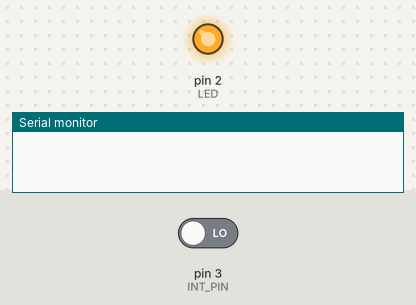
A sketch run on a simulated Arduino Uno, built with avr-gcc and run on an emulated ATmega328P. Parts: output pins drawn as LEDs (lit = HIGH), the last lines printed to the serial monitor. The inputs (shaded band) are chosen by the test bench; at power-on: pin 3 (INT_PIN) LOW.

Above: at 1.2 s.
1.3 s: pin 3 (INT_PIN) driven HIGH
At 4.6 s:
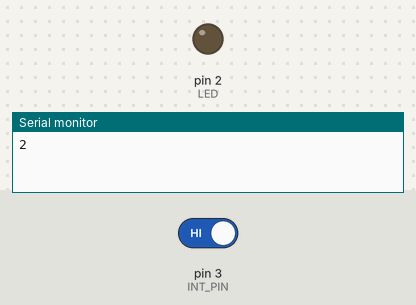
Timing chart, 0 to 10.3 s (numbered marks = the images above; inputs shaded):
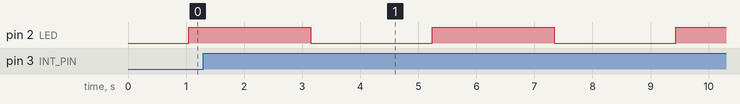

Measured:
- after the input at 1.3 s, pin 2 (LED): alternates HIGH for 2.1 s and LOW for 2.1 s, starting after 1.8 s

The sketch:

Ex2.ino
```cpp
#define INT_PIN 3
#define LED 2


int toggle=1;
int timer1_counter;
int Mode_Select=1;
int count=0;

void setup()
{
  pinMode(LED, OUTPUT);
  pinMode(INT_PIN, INPUT);
  noInterrupts();
  TCCR1A=0;
  TCCR1B=0;

  timer1_counter = 0;
  TCNT1 = timer1_counter;
  TCCR1B |= (1<<CS12);
  TIMSK1 |= (1<<TOIE1);

  interrupts();
  attachInterrupt(digitalPinToInterrupt(INT_PIN), ISR_Callback,RISING);
  Serial.begin(9600);
}

ISR(TIMER1_OVF_vect)
{
  TCNT1=timer1_counter;
  if(count%Mode_Select==0)
  {
    digitalWrite(LED,toggle);
    toggle = !toggle;
  }
  count++;
}

void loop()
{

}

void ISR_Callback()
{
  if(Mode_Select<3)
  {
    Mode_Select+=1;
  }
  else
  {
    Mode_Select=1;
  }
  Serial.println(Mode_Select);
}
```
